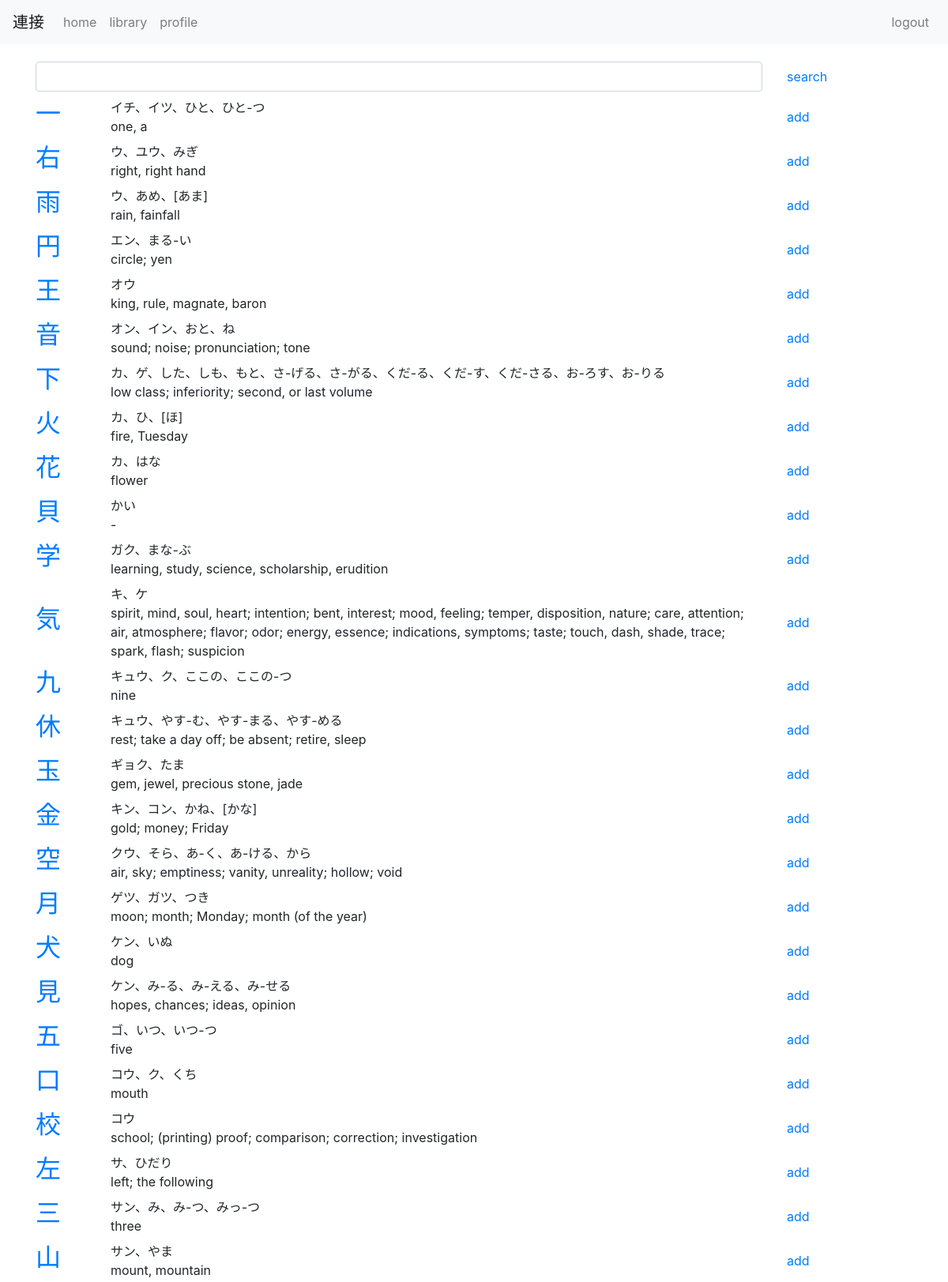
Screenshot of /toshokan/ (signed in, upper part) with the database file from the repository.
### toshokan/models.py (models this page shows, shortened)
class Kanji(models.Model):
    character   = models.CharField(max_length=10)
    strokes     = models.IntegerField(default=0)
    grade       = models.IntegerField(default=0)
    jlpt        = models.CharField(max_length=2, default="-")
    on_meaning  = models.CharField(max_length=1000, default="")
    kun_meaning = models.CharField(max_length=1000, default="")
    reading     = models.CharField(max_length=100, default="")

### toshokan/views.py (the view)
# urls.py: path('', views.index, name='index'),
@login_required
def index(request):
    userprofile = request.user.profile
    kanji_list = Kanji.objects.all().order_by('grade')[0:50]
    context    = {'kanji_list': kanji_list, 'userprofile': userprofile}
    return render(request, 'toshokan/index.html', context)

### toshokan/templates/toshokan/index.html (shortened to what this page needs)
{% extends 'base/base.html' %}
{% block content %}
    <form action="{% url 'toshokan:index_search' %}" method="GET">
        <div class="row pt-2 align-items-center">
            <div class="col-sm-10">
                <input id="id_term" name="term" type="text" class="form-control">
            </div>
            <div class="col-sm-2">
                <button type="submit" class="btn btn-link text-left pl-0">
                    search
                </button>
            </div>
        </div>
    </form>
    <div class="row pt-2 align-items-center">
    {% for kanji in kanji_list %}
        <div class="col-sm-1 pb-2">
            <h2>
                <a href="{% url 'toshokan:individual' kanji.id %}">{{ kanji.character }}</a>
            </h2>
        </div>
        <div class="col-sm-9 pb-2">
            <div>
                {{ kanji.reading }}
            </div>
            <div>
                {{ kanji.on_meaning }}
            </div>
        </div>
        <div class="col-sm-2 pb-2">
            <a class="btn btn-link text-left pl-0" data-toggle="collapse" href="#collapse_example_{{ kanji.id }}" role="button" aria-expanded="false" aria-controls="collapseExample">
                add
            </a>
        </div>
    {% endfor %}
    </div>
{% endblock %}

### base/static/base/base.css (style rules this page uses)
body { padding-top: 70px; padding-bottom: 70px; }

### rows the page displays
Kanji: character "一", reading "イチ、イツ、ひと、ひと-つ", on_meaning "one, a"
Kanji: character "右", reading "ウ、ユウ、みぎ", on_meaning "right, right hand"
Kanji: character "雨", reading "ウ、あめ、[あま]", on_meaning "rain, fainfall"
Kanji: character "円", reading "エン、まる-い", on_meaning "circle; yen"
Kanji: character "王", reading "オウ", on_meaning "king, rule, magnate, baron"
Kanji: character "音", reading "オン、イン、おと、ね", on_meaning "sound; noise; pronunciation; tone"
Kanji: character "下", reading "カ、ゲ、した、しも、もと、さ-げる、さ-がる、くだ-る、くだ-す、くだ-さる、お-ろす、お-りる", on_meaning "low class; inferiority; second, or last volume"
Kanji: character "火", reading "カ、ひ、[ほ]", on_meaning "fire, Tuesday"
Kanji: character "花", reading "カ、はな", on_meaning "flower"
Kanji: character "貝", reading "かい", on_meaning "-"
Kanji: character "学", reading "ガク、まな-ぶ", on_meaning "learning, study, science, scholarship, erudition"
Kanji: character "気", reading "キ、ケ", on_meaning "spirit, mind, soul, heart; intention; bent, interest; mood, feeling; temper, disposition, nature; care, attention; air, atmosphere; flavor; odor; energy, essence; indications, symptoms; taste; touch, dash, shade, trace; spark, flash; suspicion"
Kanji: character "九", reading "キュウ、ク、ここの、ここの-つ", on_meaning "nine"
Kanji: character "休", reading "キュウ、やす-む、やす-まる、やす-める", on_meaning "rest; take a day off; be absent; retire, sleep"
Kanji: character "玉", reading "ギョク、たま", on_meaning "gem, jewel, precious stone, jade"
Kanji: character "金", reading "キン、コン、かね、[かな]", on_meaning "gold; money; Friday"
Kanji: character "空", reading "クウ、そら、あ-く、あ-ける、から", on_meaning "air, sky; emptiness; vanity, unreality; hollow; void"
Kanji: character "月", reading "ゲツ、ガツ、つき", on_meaning "moon; month; Monday; month (of the year)"
Kanji: character "犬", reading "ケン、いぬ", on_meaning "dog"
Kanji: character "見", reading "ケン、み-る、み-える、み-せる", on_meaning "hopes, chances; ideas, opinion"
Kanji: character "五", reading "ゴ、いつ、いつ-つ", on_meaning "five"
Kanji: character "口", reading "コウ、ク、くち", on_meaning "mouth"
Kanji: character "校", reading "コウ", on_meaning "school; (printing) proof; comparison; correction; investigation"
Kanji: character "左", reading "サ、ひだり", on_meaning "left; the following"
Kanji: character "三", reading "サン、み、み-つ、みっ-つ", on_meaning "three"
Kanji: character "山", reading "サン、やま", on_meaning "mount, mountain"
